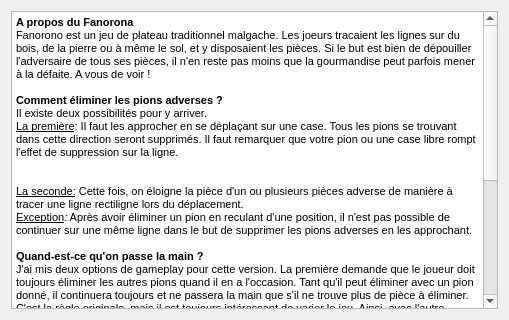
<?xml version="1.0" encoding="UTF-8"?>
<ui version="4.0">
 <class>Rule</class>
 <widget class="QDialog" name="Rule">
  <property name="geometry">
   <rect>
    <x>0</x>
    <y>0</y>
    <width>509</width>
    <height>320</height>
   </rect>
  </property>
  <property name="windowTitle">
   <string>Règles du Fanorona</string>
  </property>
  <property name="windowIcon">
   <iconset resource="image.qrc">
    <normaloff>:/img/lg.png</normaloff>:/img/lg.png</iconset>
  </property>
  <layout class="QVBoxLayout" name="verticalLayout">
   <item>
    <widget class="QTextEdit" name="textEdit">
     <property name="documentTitle">
      <string>Règles du fanorona</string>
     </property>
     <property name="undoRedoEnabled">
      <bool>false</bool>
     </property>
     <property name="html">
      <string>&lt;!DOCTYPE HTML PUBLIC &quot;-//W3C//DTD HTML 4.0//EN&quot; &quot;http://www.w3.org/TR/REC-html40/strict.dtd&quot;&gt;
&lt;html&gt;&lt;head&gt;&lt;meta name=&quot;qrichtext&quot; content=&quot;1&quot; /&gt;&lt;title&gt;Règles du fanorona&lt;/title&gt;&lt;style type=&quot;text/css&quot;&gt;
p, li { white-space: pre-wrap; }
&lt;/style&gt;&lt;/head&gt;&lt;body style=&quot; font-family:'MS Shell Dlg 2'; font-size:8.25pt; font-weight:400; font-style:normal;&quot;&gt;
&lt;p style=&quot; margin-top:0px; margin-bottom:0px; margin-left:0px; margin-right:0px; -qt-block-indent:0; text-indent:0px;&quot;&gt;&lt;span style=&quot; font-size:8pt; font-weight:600;&quot;&gt;A propos du Fanorona&lt;/span&gt;&lt;/p&gt;
&lt;p style=&quot; margin-top:0px; margin-bottom:0px; margin-left:0px; margin-right:0px; -qt-block-indent:0; text-indent:0px;&quot;&gt;&lt;span style=&quot; font-size:8pt;&quot;&gt;Fanorono est un jeu de plateau traditionnel malgache. Les joeurs tracaient les lignes sur du bois, de la pierre ou à même le sol, et y disposaient les pièces. Si le but est bien de dépouiller l'adversaire de tous ses pièces, il n'en reste pas moins que la gourmandise peut parfois mener à la défaite. A vous de voir !&lt;/span&gt;&lt;/p&gt;
&lt;p style=&quot;-qt-paragraph-type:empty; margin-top:0px; margin-bottom:0px; margin-left:0px; margin-right:0px; -qt-block-indent:0; text-indent:0px; font-size:8pt;&quot;&gt;&lt;/p&gt;
&lt;p style=&quot; margin-top:0px; margin-bottom:0px; margin-left:0px; margin-right:0px; -qt-block-indent:0; text-indent:0px;&quot;&gt;&lt;span style=&quot; font-size:8pt; font-weight:600;&quot;&gt;Comment éliminer les pions adverses ?&lt;/span&gt;&lt;/p&gt;
&lt;p style=&quot; margin-top:0px; margin-bottom:0px; margin-left:0px; margin-right:0px; -qt-block-indent:0; text-indent:0px;&quot;&gt;&lt;span style=&quot; font-size:8pt;&quot;&gt;Il existe deux possibilités pour y arriver.&lt;/span&gt;&lt;/p&gt;
&lt;p style=&quot; margin-top:0px; margin-bottom:0px; margin-left:0px; margin-right:0px; -qt-block-indent:0; text-indent:0px;&quot;&gt;&lt;span style=&quot; font-size:8pt; text-decoration: underline;&quot;&gt;La première&lt;/span&gt;&lt;span style=&quot; font-size:8pt;&quot;&gt;: Il faut les approcher en se déplaçant sur une case. Tous les pions se trouvant dans cette direction seront supprimés. Il faut remarquer que votre pion ou une case libre rompt l'effet de suppression sur la ligne.&lt;/span&gt;&lt;/p&gt;
&lt;p align=&quot;center&quot; style=&quot; margin-top:0px; margin-bottom:0px; margin-left:0px; margin-right:0px; -qt-block-indent:0; text-indent:0px;&quot;&gt;&lt;img src=&quot;:/img/tuto.PNG&quot; /&gt;&lt;/p&gt;
&lt;p style=&quot;-qt-paragraph-type:empty; margin-top:0px; margin-bottom:0px; margin-left:0px; margin-right:0px; -qt-block-indent:0; text-indent:0px; font-size:8pt;&quot;&gt;&lt;/p&gt;
&lt;p style=&quot; margin-top:0px; margin-bottom:0px; margin-left:0px; margin-right:0px; -qt-block-indent:0; text-indent:0px;&quot;&gt;&lt;span style=&quot; font-size:8pt; text-decoration: underline;&quot;&gt;La seconde:&lt;/span&gt;&lt;span style=&quot; font-size:8pt;&quot;&gt; Cette fois, on éloigne la pièce d'un ou plusieurs pièces adverse de manière à tracer une ligne rectiligne lors du déplacement. &lt;/span&gt;&lt;/p&gt;
&lt;p align=&quot;center&quot; style=&quot; margin-top:0px; margin-bottom:0px; margin-left:0px; margin-right:0px; -qt-block-indent:0; text-indent:0px;&quot;&gt;&lt;img src=&quot;:/img/tut2.PNG&quot; /&gt;&lt;/p&gt;
&lt;p style=&quot; margin-top:0px; margin-bottom:0px; margin-left:0px; margin-right:0px; -qt-block-indent:0; text-indent:0px;&quot;&gt;&lt;span style=&quot; font-size:8pt; text-decoration: underline;&quot;&gt;Exception&lt;/span&gt;&lt;span style=&quot; font-size:8pt; font-style:italic;&quot;&gt;:&lt;/span&gt;&lt;span style=&quot; font-size:8pt;&quot;&gt; Après avoir éliminer un pion en reculant d'une position, il n'est pas possible de continuer sur une même ligne dans le but de supprimer les pions adverses en les approchant.&lt;/span&gt;&lt;/p&gt;
&lt;p style=&quot;-qt-paragraph-type:empty; margin-top:0px; margin-bottom:0px; margin-left:0px; margin-right:0px; -qt-block-indent:0; text-indent:0px; font-size:8pt;&quot;&gt;&lt;/p&gt;
&lt;p style=&quot; margin-top:0px; margin-bottom:0px; margin-left:0px; margin-right:0px; -qt-block-indent:0; text-indent:0px;&quot;&gt;&lt;span style=&quot; font-size:8pt; font-weight:600;&quot;&gt;Quand-est-ce qu'on passe la main ?&lt;/span&gt;&lt;/p&gt;
&lt;p style=&quot; margin-top:0px; margin-bottom:0px; margin-left:0px; margin-right:0px; -qt-block-indent:0; text-indent:0px;&quot;&gt;&lt;span style=&quot; font-size:8pt;&quot;&gt;J'ai mis deux options de gameplay pour cette version. La première demande que le joueur doit toujours éliminer les autres pions quand il en a l'occasion. Tant qu'il peut éliminer avec un pion donné, il continuera toujours et ne passera la main que s'il ne trouve plus de pièce à éliminer. C'est la règle originale, mais il est toujours intéressant de varier le jeu. Ainsi, avec l'autre option, on peut arrêter de &quot;manger&quot; quand on veut.&lt;/span&gt;&lt;/p&gt;
&lt;p style=&quot;-qt-paragraph-type:empty; margin-top:0px; margin-bottom:0px; margin-left:0px; margin-right:0px; -qt-block-indent:0; text-indent:0px; font-size:8pt;&quot;&gt;&lt;/p&gt;
&lt;p style=&quot; margin-top:0px; margin-bottom:0px; margin-left:0px; margin-right:0px; -qt-block-indent:0; text-indent:0px;&quot;&gt;&lt;span style=&quot; font-size:8pt; font-weight:600;&quot;&gt;Les améliorations à faire&lt;/span&gt;&lt;/p&gt;
&lt;p style=&quot; margin-top:0px; margin-bottom:0px; margin-left:0px; margin-right:0px; -qt-block-indent:0; text-indent:0px;&quot;&gt;&lt;span style=&quot; font-size:8pt;&quot;&gt;Il faudrait pouvoir enregistrer une partie pour la reprendre plus tard. &lt;/span&gt;&lt;/p&gt;
&lt;p style=&quot; margin-top:0px; margin-bottom:0px; margin-left:0px; margin-right:0px; -qt-block-indent:0; text-indent:0px;&quot;&gt;&lt;span style=&quot; font-size:8pt;&quot;&gt;La partie graphique peut être améliorée tout comme certains aspects du code. Les remarques sont les bienvenus.&lt;/span&gt;&lt;/p&gt;
&lt;p style=&quot; margin-top:0px; margin-bottom:0px; margin-left:0px; margin-right:0px; -qt-block-indent:0; text-indent:0px;&quot;&gt;&lt;span style=&quot; font-size:8pt;&quot;&gt;L'intelligence artificielle.&lt;/span&gt;&lt;/p&gt;
&lt;p style=&quot;-qt-paragraph-type:empty; margin-top:0px; margin-bottom:0px; margin-left:0px; margin-right:0px; -qt-block-indent:0; text-indent:0px; font-size:8pt;&quot;&gt;&lt;/p&gt;
&lt;p style=&quot; margin-top:0px; margin-bottom:0px; margin-left:0px; margin-right:0px; -qt-block-indent:0; text-indent:0px;&quot;&gt;&lt;span style=&quot; font-size:8pt; font-weight:600;&quot;&gt;Auteur&lt;/span&gt;&lt;/p&gt;
&lt;p style=&quot; margin-top:0px; margin-bottom:0px; margin-left:0px; margin-right:0px; -qt-block-indent:0; text-indent:0px;&quot;&gt;&lt;span style=&quot; font-size:8pt;&quot;&gt;RANDRIAMANAMPY Ravalo Rija&lt;/span&gt;&lt;/p&gt;
&lt;p style=&quot; margin-top:0px; margin-bottom:0px; margin-left:0px; margin-right:0px; -qt-block-indent:0; text-indent:0px;&quot;&gt;&lt;span style=&quot; font-size:8pt;&quot;&gt;rijara8@gmail.com&lt;/span&gt;&lt;/p&gt;
&lt;p style=&quot;-qt-paragraph-type:empty; margin-top:0px; margin-bottom:0px; margin-left:0px; margin-right:0px; -qt-block-indent:0; text-indent:0px; font-size:8pt;&quot;&gt;&lt;/p&gt;
&lt;p style=&quot; margin-top:0px; margin-bottom:0px; margin-left:0px; margin-right:0px; -qt-block-indent:0; text-indent:0px;&quot;&gt;&lt;span style=&quot; font-size:8pt;&quot;&gt;Ce logiciel a été réalisé avec Qt version 4.5.1. Cette première version a été achevée le 20 janvier 2018.&lt;/span&gt;&lt;/p&gt;
&lt;p style=&quot; margin-top:0px; margin-bottom:0px; margin-left:0px; margin-right:0px; -qt-block-indent:0; text-indent:0px;&quot;&gt;&lt;span style=&quot; font-size:8pt;&quot;&gt; &lt;/span&gt;&lt;/p&gt;
&lt;p style=&quot;-qt-paragraph-type:empty; margin-top:0px; margin-bottom:0px; margin-left:0px; margin-right:0px; -qt-block-indent:0; text-indent:0px; font-size:8pt;&quot;&gt;&lt;/p&gt;&lt;/body&gt;&lt;/html&gt;</string>
     </property>
     <property name="textInteractionFlags">
      <set>Qt::NoTextInteraction</set>
     </property>
    </widget>
   </item>
  </layout>
 </widget>
 <resources>
  <include location="image.qrc"/>
 </resources>
 <connections/>
</ui>
